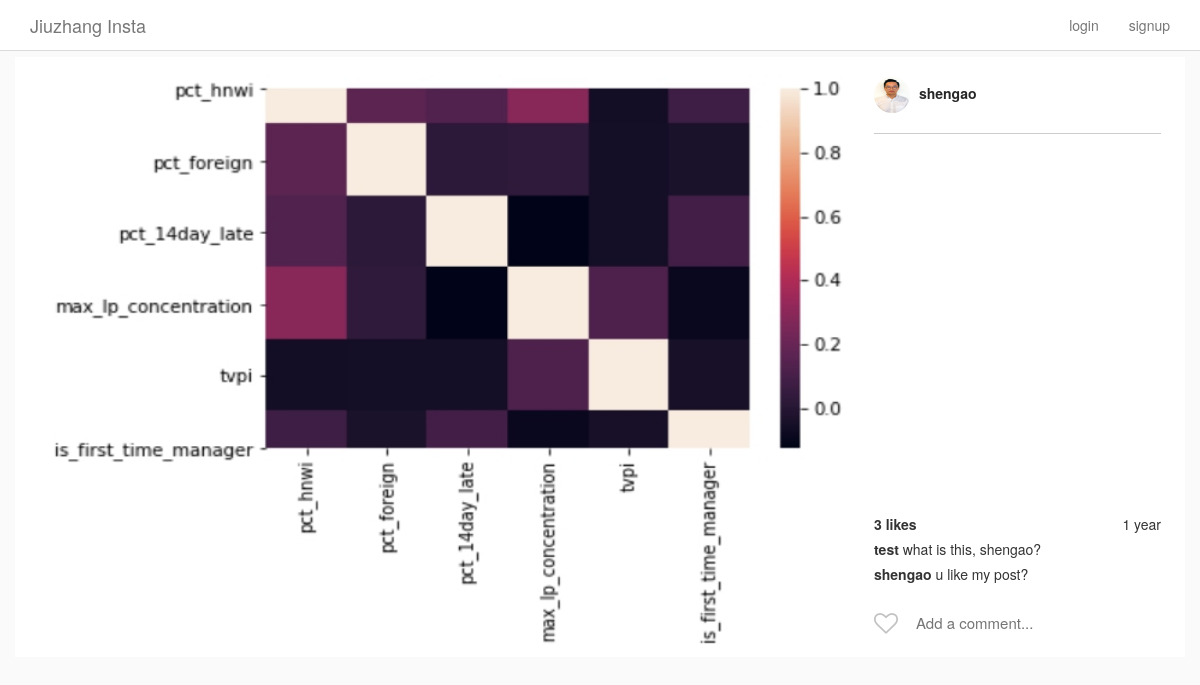
/insta/posts/1/, run on the app's committed database.
### Insta/models.py (models this page shows, shortened)
class Post(models.Model):
    author = models.ForeignKey(InstaUser, on_delete=models.CASCADE, related_name='my_posts')
    title = models.TextField(blank=True, null=True) # title can be blank or null
    image = ProcessedImageField(
        upload_to = 'static/images/posts',
        format = 'JPEG',
        options = {'quality': 100},
        blank = True,
        null = True
    )
    posted_on = models.DateTimeField(
        auto_now_add=True,
        editable=False,
    )
    def get_like_count(self): # self.likes gets all likes in a post
        return self.likes.count()

class InstaUser(AbstractUser):
    profile_pic = ProcessedImageField(
        upload_to = 'static/images/profiles',
        format = 'JPEG',
        options = {'quality': 100},
        blank = True,
        null = True
    ) # need to specify AUTH_USER_MODEL in settings.py

class Comment(models.Model): # similar to Like object
    user = models.ForeignKey(
        InstaUser,
        on_delete = models.CASCADE,
        related_name = 'comments'
    )
    post = models.ForeignKey(
        Post,
        on_delete = models.CASCADE,  # delete like object when foreign key is deleted
        related_name = 'comments' # get all like instances related to given post
    )
    comment = models.CharField(max_length=100)
    posted_on = models.DateTimeField(auto_now_add=True, editable=False)

### Insta/views.py (the view)
# urls.py: path('posts/<int:pk>/', PostDetailView.as_view(), name='post_detail'),
class PostDetailView(DetailView):
    model = Post
    template_name = 'post_detail.html'

### Insta/templatetags/custom_tags.py (called while the page is built)
@register.simple_tag
def has_user_liked_post(post, user):
    try:
        like = Like.objects.get(post=post, user=user) # return all objects from Like class on condition
        return "fa-heart"
    except:
        return "fa-heart-o"

### templates/post_detail.html (shortened to what this page needs)
{% extends "base.html" %}
{% load custom_tags %}
{% block content %}
<div class="row single-post">
    <div class="single-post-card view-update {{ object.pk }}">
        <div class="header">
            <a href="{% url 'user_detail' object.author.pk %}">
                {% if object.author.profile_pic %}
                    <img class="picture-circle--medium" src="/{{object.author.profile_pic}}">
                {% endif %}
                {{ object.author.username }}
            </a>
        </div>
        <div class="image__wrapper">
            <img class="card__main-image" src="/{{object.image}}" width='1000', height='1000'>
        </div>
        <div class="comments-portion">
            <div class="likes-timestamp-row">
                <div class="likes">
                    {% if object.get_like_count %}
                        {{ object.get_like_count }} like{% if object.get_like_count > 1 %}s{% endif %}
                    {% endif %}
                </div>
                <div class="timestamp">
                    {{ object.posted_on|timesince }}
                </div>
            </div>
            <ul class="comment-list">
                {% for comment in object.comments.all %}
                <li class="comment-list__comment">
                    <a href="{% url 'user_detail' comment.user.pk %}" class="user">
                        {{ comment.user.username }}
                    </a>
                    <span class="comment">{{ comment.comment }}</span>
                </li>
                {% endfor %}
            </ul>
            <section class="input-row">
                <i class="fa {% has_user_liked_post object user %} submit-like" aria-hidden="true"></i>
                <div class="comment-input-wrapper">
                    <input class="add-comment" type="text" placeholder="Add a comment...">
                </div>
            </section>
        </div>
    </div>
</div>
{% endblock content %}

### static/css/style.css (style rules this page uses)
html { height: 100%; }
body { min-height: 100%; background-color: #fafafa; }
.picture-circle, .picture-circle--medium, .picture-circle--small { border-radius: 100%; width: 150px; height: 150px; }
.picture-circle--medium { width: 36px; height: 36px; }
.card__main-image { max-width: 100%; max-height: 600px; height: auto; margin: 0 auto; display: block; }
.comment-list { list-style: none; margin: 0; padding: 0; }
.comment-list__comment { margin-top: 5px; margin-bottom: 5px; }
.comment-list__comment .user { color: #333; font-weight: bold; }
.likes-timestamp-row { margin-top: 15px; }
.likes-timestamp-row > div { display: inline-block; }
.likes-timestamp-row .likes { font-weight: bold; }
.likes-timestamp-row .timestamp { float: right; }
.single-post-card { display: flex; align-items: stretch; box-sizing: border-box; flex-direction: column; flex-shrink: 0; padding-right: 335px; width: 100%; position: relative; background-color: #fff; }
.single-post-card .header, .single-post-card .comments-portion { display: flex; flex-shrink: 0; }
.single-post-card .header { border-bottom: 1px solid #ccc; padding: 20px 0; flex-direction: row; position: absolute; top: 0; right: 24px; width: 287px; display: flex; align-items: center; }
.single-post-card .header img { margin-right: 5px; }
.single-post-card .header a { color: #262626; font-weight: bold; }
.single-post-card .comments-portion { position: absolute; bottom: 0; right: 0; width: 335px; padding: 0 24px; flex-direction: column; }
.input-row { position: relative; display: flex; align-items: center; height: 68px; padding-left: 40px; }
.input-row .submit-like { cursor: pointer; position: absolute; top: 32%; left: 0; color: #C2C2C2; font-size: 24px; }
.input-row .comment-input-wrapper { display: inline-block; color: #262626; font-size: 15px; width: 100%; }
.input-row .comment-input-wrapper input { width: 100%; border: none; outline: none; }

### data on the page
Post: author.profile_pic (picture), author.username "shengao", image (picture), get_like_count "3", posted_on "1 year"
Comment: user.username "test", comment "what is this, shengao?"
Comment: user.username "shengao", comment "u like my post?"
